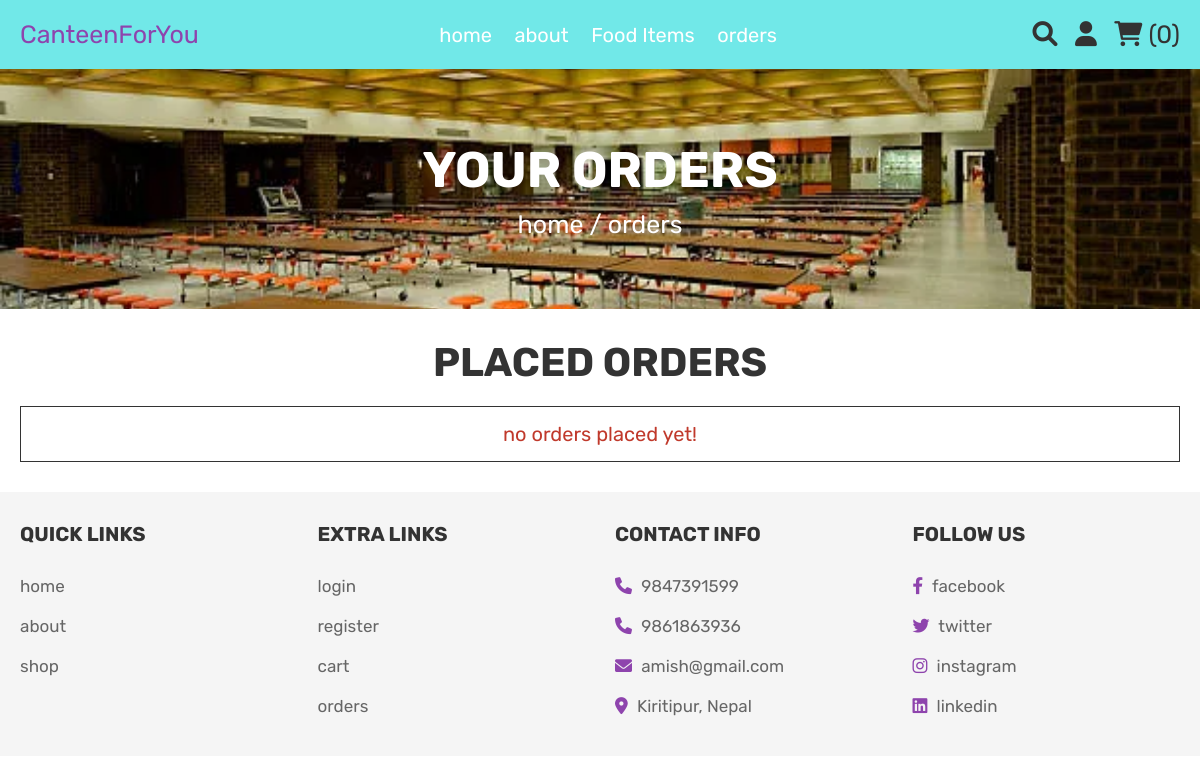
Before: /orders.php (signed in) with the older database file.
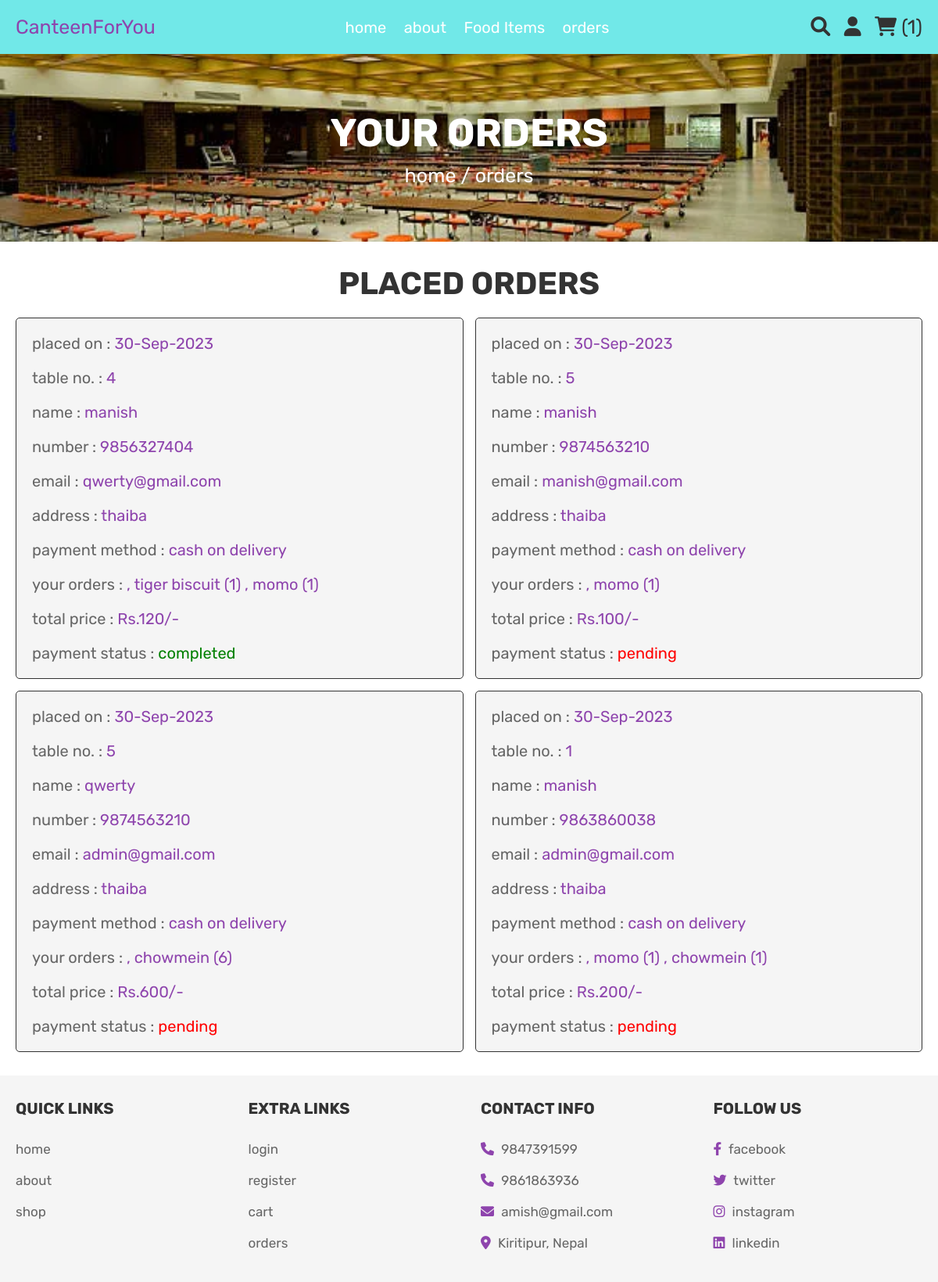
After: the same page with the newer database file.
### tables this page shows
CREATE TABLE `orders` (
  `id` int(100) NOT NULL,
  `user_id` int(100) NOT NULL,
  `table_no` int(11) NOT NULL,
  `name` varchar(100) NOT NULL,
  `number` varchar(12) NOT NULL,
  `email` varchar(100) NOT NULL,
  `method` varchar(50) NOT NULL,
  `address` varchar(500) NOT NULL,
  `total_products` varchar(1000) NOT NULL,
  `total_price` int(100) NOT NULL,
  `placed_on` varchar(50) NOT NULL,
  `payment_status` varchar(20) NOT NULL DEFAULT 'pending'
);

### orders.php (the view, shortened to what this page needs)
<?php
include 'config.php';
$user_id = $_SESSION['user_id'];
?>
<!DOCTYPE html>
<html lang="en">
<head>
   <link rel="stylesheet" href="https://cdnjs.cloudflare.com/ajax/libs/font-awesome/6.0.0/css/all.min.css">
   <link rel="stylesheet" href="css/style.css?v=<?php echo time();?>">
</head>
<body>
<?php include 'header.php'; ?>
<div class="heading">
   <h3>your orders</h3>
   <p> <a href="home.php">home</a> / orders </p>
</div>
<section class="placed-orders">
   <h1 class="title">placed orders</h1>
   <div class="box-container">
      <?php
         $order_query = mysqli_query($conn, "SELECT * FROM `orders` WHERE user_id = '$user_id'") or die('query failed');
         if(mysqli_num_rows($order_query) > 0){
            while($fetch_orders = mysqli_fetch_assoc($order_query)){
      ?>
      <div class="box">
         <p> placed on : <span><?php echo $fetch_orders['placed_on']; ?></span> </p>
         <p> table no. : <span><?php echo $fetch_orders['table_no']; ?></span> </p>
         <p> name : <span><?php echo $fetch_orders['name']; ?></span> </p>
         <p> number : <span><?php echo $fetch_orders['number']; ?></span> </p>
         <p> email : <span><?php echo $fetch_orders['email']; ?></span> </p>
         <p> address : <span><?php echo $fetch_orders['address']; ?></span> </p>
         <p> payment method : <span><?php echo $fetch_orders['method']; ?></span> </p>
         <p> your orders : <span><?php echo $fetch_orders['total_products']; ?></span> </p>
         <p> total price : <span>Rs.<?php echo $fetch_orders['total_price']; ?>/-</span> </p>
         <p> payment status : <span style="color:<?php if($fetch_orders['payment_status'] == 'pending'){ echo 'red'; }else{ echo 'green'; } ?>;"><?php echo $fetch_orders['payment_status']; ?></span> </p>
         </div>
      <?php
       }
      }else{
         echo '<p class="empty">no orders placed yet!</p>';
      }
      ?>
   </div>
</section>
<?php include 'footer.php'; ?>
</body>
</html>

### header.php (shortened to what this page needs)
<header class="header">
   <div class="header-2">
      <div class="flex">
         <a href="home.php" class="logo">CanteenForYou   </a>
         <nav class="navbar">
            <a href="home.php">home</a>
            <a href="about.php">about</a>
            <a href="shop.php">Food Items</a>
            <a href="orders.php">orders</a>
         </nav>
         <div class="icons">
            <a href="search_page.php" class="fas fa-search"></a>
            <div id="user-btn" class="fas fa-user"></div>
            <?php
               $select_cart_number = mysqli_query($conn, "SELECT * FROM `cart` WHERE user_id = '$user_id'") or die('query failed');
               $cart_rows_number = mysqli_num_rows($select_cart_number);
            ?>
            <a href="cart.php"> <i class="fas fa-shopping-cart"></i> <span>(<?php echo $cart_rows_number; ?>)</span> </a>
         </div>
      </div>
   </div>
</header>

Changed rows visible on the page:
added orders: placed_on "30-Sep-2023", table_no "4", name "manish", number "9856327404", email "qwerty@gmail.com", address "thaiba", method "cash on delivery", total_products ", tiger biscuit (1) , momo (1)", total_price "120", payment_status "completed"
added orders: placed_on "30-Sep-2023", table_no "5", name "manish", number "9874563210", email "manish@gmail.com", address "thaiba", method "cash on delivery", total_products ", momo (1)", total_price "100", payment_status "pending"
added orders: placed_on "30-Sep-2023", table_no "5", name "qwerty", number "9874563210", email "admin@gmail.com", address "thaiba", method "cash on delivery", total_products ", chowmein (6)", total_price "600", payment_status "pending"
added orders: placed_on "30-Sep-2023", table_no "1", name "manish", number "9863860038", email "admin@gmail.com", address "thaiba", method "cash on delivery", total_products ", momo (1) , chowmein (1)", total_price "200", payment_status "pending"
Other visible differences:
$cart_rows_number: "0" → "1"
text no longer shown: "no orders placed yet!"
